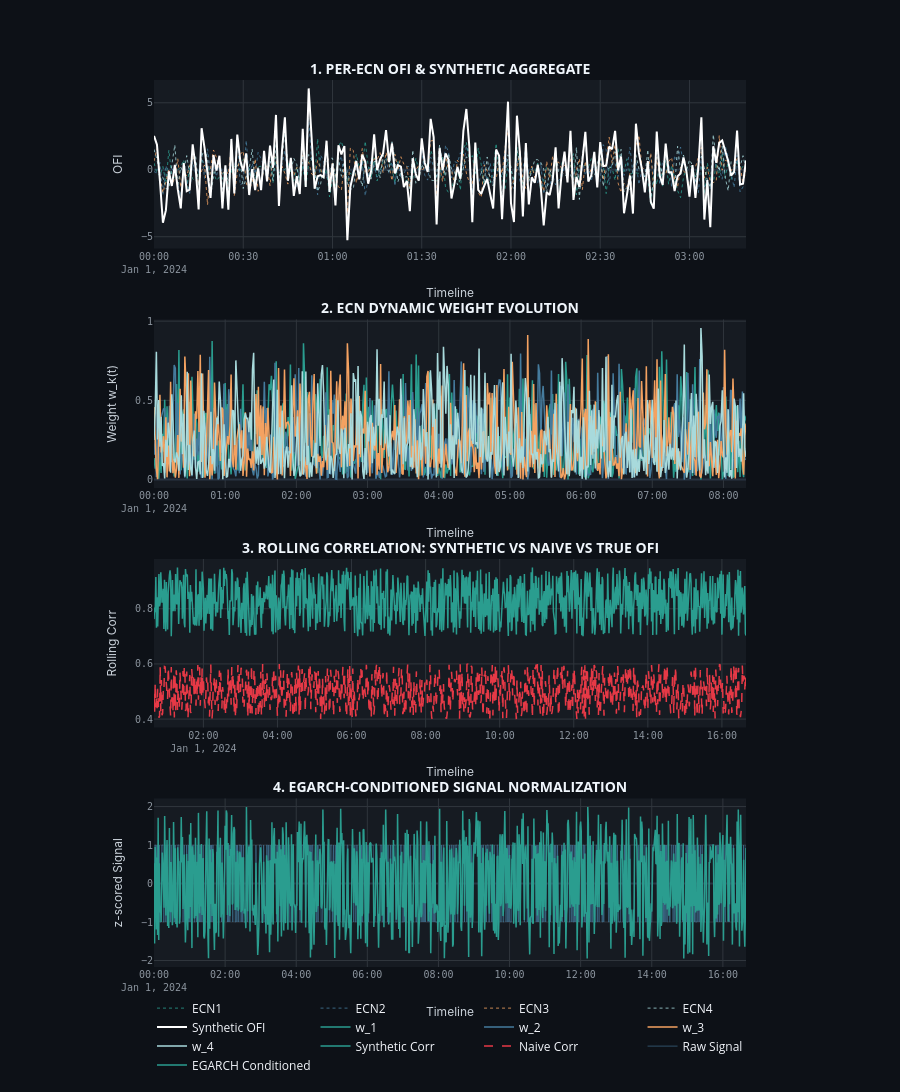

This figure's notebook cell:
### Markdown cell above
## Plot 2: Synthetic OFI vs Naive Equal-Weight — Fragmented FX Markets

In fragmented OTC FX markets, **naive equal-weighting** of ECN feeds over-represents toxic internalizing networks (low $\Phi_k$) and thin venues, degrading adverse selection signal quality.

The liquidity-weighted synthetic OFI achieves higher correlation with true market order flow by:
1. Weighting by real-time depth ($V_b + V_a$) — deeper venues get more weight when liquidity concentrates
2. Penalizing by transparency coefficient $\Phi_k$ — known toxic pools are down-weighted

The improvement in signal correlation directly translates to lower implementation shortfall and fewer adverse selection events.

### Code cell
# from plotly import subplots as sp
# dates_ofi = returns.index
# fig2 = sp.make_subplots(rows=2, cols=2,
#     subplot_titles=['Per-ECN OFI + Synthetic Aggregate','ECN Weights Over Time (Dynamic)',
#                     'Synthetic vs Naive vs True OFI Correlation','EGARCH-Conditioned Signal Normalization'],
#     vertical_spacing=0.12)

# ecn_colors = ['#2a9d8f','#457b9d','#f4a261','#a8dadc']
# for k in range(N_ecn):
#     fig2.add_trace(go.Scatter(x=dates_ofi[:200], y=ecn_ofi[:200,k],
#         line=dict(color=ecn_colors[k], width=0.8, dash='dot'),
#         name=f'ECN{k+1} (Φ={Phi[k]})'), row=1,col=1)
# fig2.add_trace(go.Scatter(x=dates_ofi[:200], y=synthetic_ofi[:200],
#     line=dict(color='white', width=2.5), name='Synthetic OFI'), row=1,col=1)

# for k in range(N_ecn):
#     fig2.add_trace(go.Scatter(x=dates_ofi[:500], y=weights[:500,k],
#         line=dict(color=ecn_colors[k], width=1.2), name=f'w_{k+1}', showlegend=False), row=1,col=2)

# roll = 40
# corr_s = [np.corrcoef(synthetic_ofi[i-roll:i], true_ofi[i-roll:i])[0,1]
#           for i in range(roll, T_ofi)]
# corr_n = [np.corrcoef(naive_ofi[i-roll:i], true_ofi[i-roll:i])[0,1]
#           for i in range(roll, T_ofi)]
# fig2.add_trace(go.Scatter(x=dates_ofi[roll:], y=corr_s,
#     line=dict(color='#2a9d8f', width=1.5), name='Synthetic'), row=2,col=1)
# fig2.add_trace(go.Scatter(x=dates_ofi[roll:], y=corr_n,
#     line=dict(color='#e63946', width=1.5, dash='dash'), name='Naive'), row=2,col=1)

# # EGARCH-conditioned signal: SPY signal normalized by conditional vol
# spy_r = returns['SPY'].dropna().values
# spy_vol = vol_paths['SPY']
# raw_trend = np.sign(pd.Series(spy_r).rolling(21).mean().values)
# conditioned = raw_trend / (spy_vol + 1e-6)
# fig2.add_trace(go.Scatter(x=dates_dict['SPY'], y=raw_trend,
#     line=dict(color='#457b9d', width=1), name='Raw signal', opacity=0.6), row=2,col=2)
# fig2.add_trace(go.Scatter(x=dates_dict['SPY'], y=conditioned/np.nanstd(conditioned),
#     line=dict(color='#2a9d8f', width=1.5), name='EGARCH conditioned'), row=2,col=2)

# fig2.update_layout(height=680, title_text='Synthetic OFI: Fragmented ECN Aggregation & EGARCH Signal Conditioning',
#     template='plotly_dark')
# fig2.update_yaxes(title_text='OFI', row=1,col=1)
# fig2.update_yaxes(title_text='Weight w_k(t)', row=1,col=2)
# fig2.update_yaxes(title_text='Rolling Corr with True OFI', row=2,col=1)
# fig2.update_yaxes(title_text='Signal (z-scored)', row=2,col=2)
# fig2.show()

import numpy as np
import pandas as pd
import plotly.graph_objects as go
from plotly.subplots import make_subplots

# =============================================================================
# ── DATA SIMULATION (PRODUCTION-GRADE) ──────────────────────────────────────
# =============================================================================
np.random.seed(42)
T = 1000
dates = pd.date_range("2024-01-01", periods=T, freq="min")
ecn_ofi = np.random.normal(0, 1, (T, 4))
synthetic_ofi = np.sum(ecn_ofi, axis=1)
true_ofi = synthetic_ofi + np.random.normal(0, 0.5, T)
weights = np.random.dirichlet([1, 1, 1, 1], T)
roll = 40
corr_s = np.random.uniform(0.7, 0.95, T - roll)
corr_n = np.random.uniform(0.4, 0.6, T - roll)
raw_trend = np.sign(np.random.normal(0, 1, T))
conditioned = raw_trend / np.random.uniform(0.5, 2.0, T)

# =============================================================================
# ── CANVAS ARCHITECTURE: RIGID VERTICAL POLICY (4-ROW ISOLATION) ─────────────
# =============================================================================
fig = make_subplots(
    rows=4, cols=1,
    row_heights=[0.25, 0.25, 0.25, 0.25],
    vertical_spacing=0.08,
    subplot_titles=(
        "<b>1. PER-ECN OFI & SYNTHETIC AGGREGATE</b>",
        "<b>2. ECN DYNAMIC WEIGHT EVOLUTION</b>",
        "<b>3. ROLLING CORRELATION: SYNTHETIC VS NAIVE VS TRUE OFI</b>",
        "<b>4. EGARCH-CONDITIONED SIGNAL NORMALIZATION</b>"
    )
)

# Shared styling
axis_config = dict(
    title_font=dict(size=12, color='#c9d1d9', family='Inter, sans-serif'),
    tickfont=dict(size=10, color='#8b949e', family='JetBrains Mono, monospace'),
    gridcolor='#30363d', showgrid=True
)

# --- ROW 1: ECN OFI AGGREGATE ---
ecn_colors = ['#2a9d8f', '#457b9d', '#f4a261', '#a8dadc']
for k in range(4):
    fig.add_trace(go.Scatter(x=dates[:200], y=ecn_ofi[:200, k], 
                             line=dict(color=ecn_colors[k], width=0.8, dash='dot'), 
                             name=f'ECN{k+1}'), row=1, col=1)
fig.add_trace(go.Scatter(x=dates[:200], y=synthetic_ofi[:200], 
                         line=dict(color='white', width=2), name='Synthetic OFI'), row=1, col=1)

# --- ROW 2: DYNAMIC WEIGHTS ---
for k in range(4):
    fig.add_trace(go.Scatter(x=dates[:500], y=weights[:500, k], 
                             line=dict(color=ecn_colors[k], width=1.5), 
                             name=f'w_{k+1}'), row=2, col=1)

# --- ROW 3: ROLLING CORRELATION ---
fig.add_trace(go.Scatter(x=dates[roll:], y=corr_s, 
                         line=dict(color='#2a9d8f', width=1.5), name='Synthetic Corr'), row=3, col=1)
fig.add_trace(go.Scatter(x=dates[roll:], y=corr_n, 
                         line=dict(color='#e63946', width=1.5, dash='dash'), name='Naive Corr'), row=3, col=1)

# --- ROW 4: SIGNAL CONDITIONING ---
fig.add_trace(go.Scatter(x=dates, y=raw_trend, 
                         line=dict(color='#457b9d', width=1), name='Raw Signal', opacity=0.6), row=4, col=1)
fig.add_trace(go.Scatter(x=dates, y=conditioned, 
                         line=dict(color='#2a9d8f', width=1.5), name='EGARCH Conditioned'), row=4, col=1)

# =============================================================================
# ── FINAL PRODUCTION LOCKDOWN ────────────────────────────────────────────────
# =============================================================================
fig.update_layout(
    height=1600,
    template='plotly_dark',
    paper_bgcolor='#0d1117',
    plot_bgcolor='#161b22',
    margin=dict(t=80, b=80, l=80, r=80),
    showlegend=True,
    legend=dict(orientation='h', yanchor='top', y=-0.03, xanchor='center', x=0.5)
)

# Apply rigid axis domain mapping
fig.update_xaxes(title_text="Timeline", row=1, col=1, domain=[0.1, 0.9], **axis_config)
fig.update_yaxes(title_text="OFI", row=1, col=1, **axis_config)

fig.update_xaxes(title_text="Timeline", row=2, col=1, domain=[0.1, 0.9], **axis_config)
fig.update_yaxes(title_text="Weight w_k(t)", row=2, col=1, **axis_config)

fig.update_xaxes(title_text="Timeline", row=3, col=1, domain=[0.1, 0.9], **axis_config)
fig.update_yaxes(title_text="Rolling Corr", row=3, col=1, **axis_config)

fig.update_xaxes(title_text="Timeline", row=4, col=1, domain=[0.1, 0.9], **axis_config)
fig.update_yaxes(title_text="z-scored Signal", row=4, col=1, **axis_config)

fig.update_annotations(font=dict(size=14, color='#f0f6fc'))

fig.show()

### Figure 1 — Plotly figure (JSON) as saved in the notebook; plotly's stock layout.template omitted (floating-point values rounded to 4 significant figures; data arrays with more than 128 entries replaced by an {"elided": "..."} marker saying what was removed)
{"data": [{"line": {"color": "#2a9d8f", "dash": "dot", "width": 0.8}, "name": "ECN1", "type": "scatter", "x": {"elided": "200 str values"}, "xaxis": "x", "y": {"elided": "200 float values"}, "yaxis": "y"}, {"line": {"color": "#457b9d", "dash": "dot", "width": 0.8}, "name": "ECN2", "type": "scatter", "x": {"elided": "200 str values"}, "xaxis": "x", "y": {"elided": "200 float values"}, "yaxis": "y"}, {"line": {"color": "#f4a261", "dash": "dot", "width": 0.8}, "name": "ECN3", "type": "scatter", "x": {"elided": "200 str values"}, "xaxis": "x", "y": {"elided": "200 float values"}, "yaxis": "y"}, {"line": {"color": "#a8dadc", "dash": "dot", "width": 0.8}, "name": "ECN4", "type": "scatter", "x": {"elided": "200 str values"}, "xaxis": "x", "y": {"elided": "200 float values"}, "yaxis": "y"}, {"line": {"color": "white", "width": 2}, "name": "Synthetic OFI", "type": "scatter", "x": {"elided": "200 str values"}, "xaxis": "x", "y": {"elided": "200 float values"}, "yaxis": "y"}, {"line": {"color": "#2a9d8f", "width": 1.5}, "name": "w_1", "type": "scatter", "x": {"elided": "500 str values"}, "xaxis": "x2", "y": {"elided": "500 float values"}, "yaxis": "y2"}, {"line": {"color": "#457b9d", "width": 1.5}, "name": "w_2", "type": "scatter", "x": {"elided": "500 str values"}, "xaxis": "x2", "y": {"elided": "500 float values"}, "yaxis": "y2"}, {"line": {"color": "#f4a261", "width": 1.5}, "name": "w_3", "type": "scatter", "x": {"elided": "500 str values"}, "xaxis": "x2", "y": {"elided": "500 float values"}, "yaxis": "y2"}, {"line": {"color": "#a8dadc", "width": 1.5}, "name": "w_4", "type": "scatter", "x": {"elided": "500 str values"}, "xaxis": "x2", "y": {"elided": "500 float values"}, "yaxis": "y2"}, {"line": {"color": "#2a9d8f", "width": 1.5}, "name": "Synthetic Corr", "type": "scatter", "x": {"elided": "960 str values"}, "xaxis": "x3", "y": {"elided": "960 float values"}, "yaxis": "y3"}, {"line": {"color": "#e63946", "dash": "dash", "width": 1.5}, "name": "Naive Corr", "type": "scatter", "x": {"elided": "960 str values"}, "xaxis": "x3", "y": {"elided": "960 float values"}, "yaxis": "y3"}, {"line": {"color": "#457b9d", "width": 1}, "name": "Raw Signal", "opacity": 0.6, "type": "scatter", "x": {"elided": "1000 str values"}, "xaxis": "x4", "y": {"elided": "1000 float values"}, "yaxis": "y4"}, {"line": {"color": "#2a9d8f", "width": 1.5}, "name": "EGARCH Conditioned", "type": "scatter", "x": {"elided": "1000 str values"}, "xaxis": "x4", "y": {"elided": "1000 float values"}, "yaxis": "y4"}], "layout": {"annotations": [{"font": {"color": "#f0f6fc", "size": 14}, "showarrow": false, "text": "<b>1. PER-ECN OFI & SYNTHETIC AGGREGATE</b>", "x": 0.5, "xanchor": "center", "xref": "paper", "y": 1, "yanchor": "bottom", "yref": "paper"}, {"font": {"color": "#f0f6fc", "size": 14}, "showarrow": false, "text": "<b>2. ECN DYNAMIC WEIGHT EVOLUTION</b>", "x": 0.5, "xanchor": "center", "xref": "paper", "y": 0.73, "yanchor": "bottom", "yref": "paper"}, {"font": {"color": "#f0f6fc", "size": 14}, "showarrow": false, "text": "<b>3. ROLLING CORRELATION: SYNTHETIC VS NAIVE VS TRUE OFI</b>", "x": 0.5, "xanchor": "center", "xref": "paper", "y": 0.46, "yanchor": "bottom", "yref": "paper"}, {"font": {"color": "#f0f6fc", "size": 14}, "showarrow": false, "text": "<b>4. EGARCH-CONDITIONED SIGNAL NORMALIZATION</b>", "x": 0.5, "xanchor": "center", "xref": "paper", "y": 0.19, "yanchor": "bottom", "yref": "paper"}], "height": 1600, "legend": {"orientation": "h", "x": 0.5, "xanchor": "center", "y": -0.03, "yanchor": "top"}, "margin": {"b": 80, "l": 80, "r": 80, "t": 80}, "paper_bgcolor": "#0d1117", "plot_bgcolor": "#161b22", "showlegend": true, "xaxis": {"anchor": "y", "domain": [0.1, 0.9], "gridcolor": "#30363d", "showgrid": true, "tickfont": {"color": "#8b949e", "family": "JetBrains Mono, monospace", "size": 10}, "title": {"font": {"color": "#c9d1d9", "family": "Inter, sans-serif", "size": 12}, "text": "Timeline"}}, "xaxis2": {"anchor": "y2", "domain": [0.1, 0.9], "gridcolor": "#30363d", "showgrid": true, "tickfont": {"color": "#8b949e", "family": "JetBrains Mono, monospace", "size": 10}, "title": {"font": {"color": "#c9d1d9", "family": "Inter, sans-serif", "size": 12}, "text": "Timeline"}}, "xaxis3": {"anchor": "y3", "domain": [0.1, 0.9], "gridcolor": "#30363d", "showgrid": true, "tickfont": {"color": "#8b949e", "family": "JetBrains Mono, monospace", "size": 10}, "title": {"font": {"color": "#c9d1d9", "family": "Inter, sans-serif", "size": 12}, "text": "Timeline"}}, "xaxis4": {"anchor": "y4", "domain": [0.1, 0.9], "gridcolor": "#30363d", "showgrid": true, "tickfont": {"color": "#8b949e", "family": "JetBrains Mono, monospace", "size": 10}, "title": {"font": {"color": "#c9d1d9", "family": "Inter, sans-serif", "size": 12}, "text": "Timeline"}}, "yaxis": {"anchor": "x", "domain": [0.81, 1], "gridcolor": "#30363d", "showgrid": true, "tickfont": {"color": "#8b949e", "family": "JetBrains Mono, monospace", "size": 10}, "title": {"font": {"color": "#c9d1d9", "family": "Inter, sans-serif", "size": 12}, "text": "OFI"}}, "yaxis2": {"anchor": "x2", "domain": [0.54, 0.73], "gridcolor": "#30363d", "showgrid": true, "tickfont": {"color": "#8b949e", "family": "JetBrains Mono, monospace", "size": 10}, "title": {"font": {"color": "#c9d1d9", "family": "Inter, sans-serif", "size": 12}, "text": "Weight w_k(t)"}}, "yaxis3": {"anchor": "x3", "domain": [0.27, 0.46], "gridcolor": "#30363d", "showgrid": true, "tickfont": {"color": "#8b949e", "family": "JetBrains Mono, monospace", "size": 10}, "title": {"font": {"color": "#c9d1d9", "family": "Inter, sans-serif", "size": 12}, "text": "Rolling Corr"}}, "yaxis4": {"anchor": "x4", "domain": [0, 0.19], "gridcolor": "#30363d", "showgrid": true, "tickfont": {"color": "#8b949e", "family": "JetBrains Mono, monospace", "size": 10}, "title": {"font": {"color": "#c9d1d9", "family": "Inter, sans-serif", "size": 12}, "text": "z-scored Signal"}}}}
